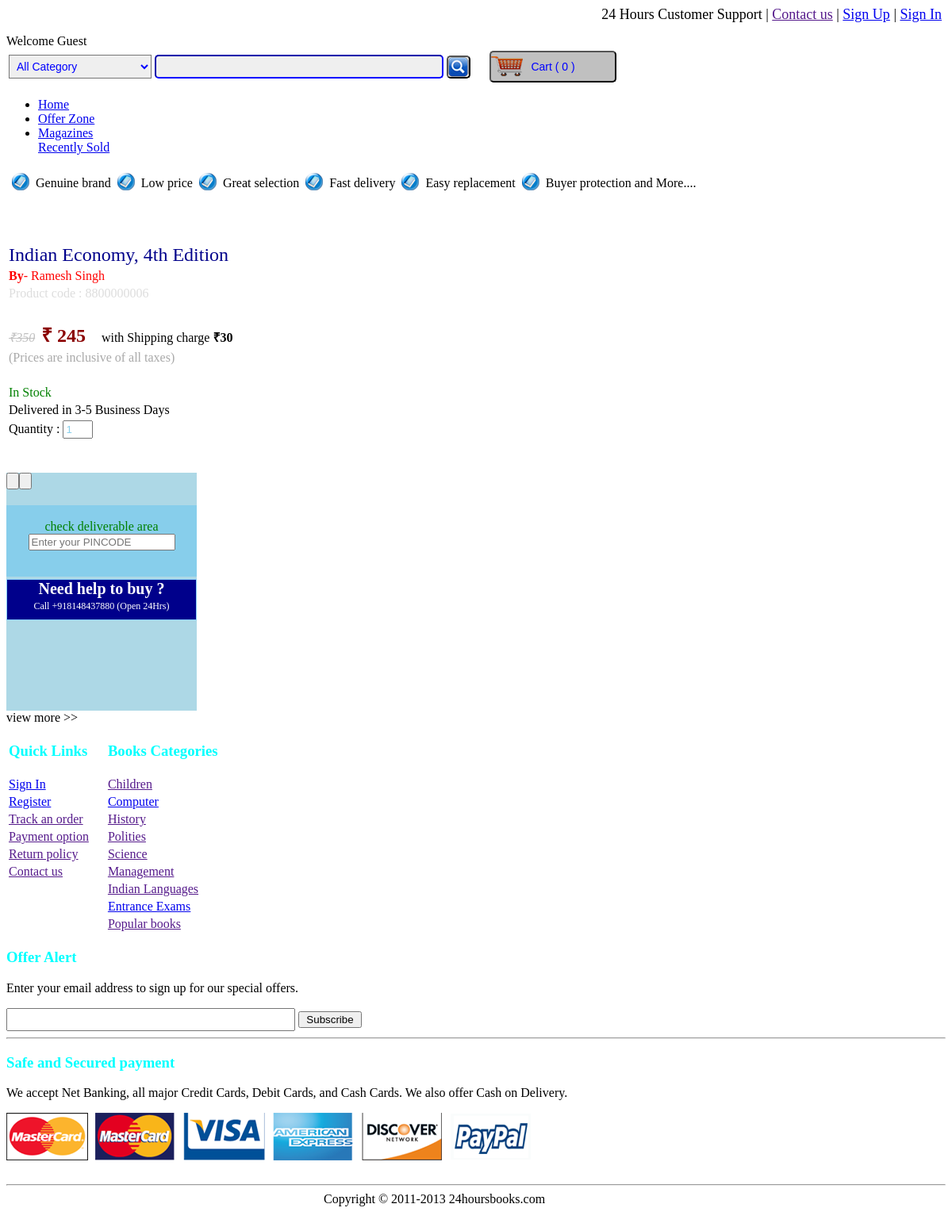
Page /bookdetails.php?product-no=8800000006 on the committed database.
### tables this page shows
CREATE TABLE IF NOT EXISTS `book_details` (
  `product_no` bigint(10) NOT NULL,
  `isbn` varchar(10) NOT NULL,
  `title` varchar(100) NOT NULL,
  `publisher` varchar(50) NOT NULL,
  `category` varchar(20) NOT NULL,
  `year_of_publication` int(4) NOT NULL,
  `no_of_pages` int(5) NOT NULL,
  `language` varchar(10) NOT NULL,
  `author` varchar(50) NOT NULL,
  `price` int(5) NOT NULL,
  `no_of_books` int(10) NOT NULL,
  `discount` int(5) NOT NULL,
  `image` varchar(100) NOT NULL,
  PRIMARY KEY (`product_no`)
);

### bookdetails.php (the view, shortened to what this page needs)
<!DOCTYPE html>
<html>
    <head>
        <link rel="stylesheet" type="css" href="cssfiles/index-page.css">
        <link rel="stylesheet" type="css" href="cssfiles/bookdetails-page.css">
    </head>
    <body>
        <div class="MainContainer">
            <div class="HeaderContainer">
               <?php
		include("includes/header.inc.php");
		?>
           </div>
           <div class="MainBody">
               <div class="BookDetailsDisplayer">
                   <?php
                   $ok=mysql_query('select * from book_details');
                   if($ok)
                   {
                        while($result=mysql_fetch_array($ok))
                        {
                            if($result['product_no']==$_GET['product-no'])
                            {
                            echo "<div class='Image'>";
                                if($result['discount']>0)
                                    echo "<div id='discount'><br><b style='color:white;'>$result[11]%</b></div>";
                                else
                                    echo "<div id='discount' style='background-image:url(BookStore/blank.png)'></div>";
                            echo "</div>";
                            echo "<div class='BookInfo'>";
                                echo "<table width='500px'><tr><td><span style='color:darkblue;font-size: 24px;'>$result[title]</span></td></tr>".
                                         "<tr><td><span style='color:red;'><b>By</b>- $result[author]</span></td></tr>".
                                         "<tr><td><span style='color:#ddd;'>Product code : $result[product_no]</span></td></tr>".
                                         "<tr><td>&nbsp;</td></tr>";
                                if($result['discount']>0)
                                {
                                    $sellingPrice=round($result['price']-$result['price']*$result['discount']/100);
                                    echo "<tr><td><span style='color:silver;text-decoration:line-through;'><i>₹$result[price]</i></span>".
                                             "&nbsp;&nbsp;<span style='color:darkred;font-size:24px'><b>₹ $sellingPrice</b></span>";
                                }
                                else
                                {
                                    echo "<tr><td><span style='color:darkred;font-size:24px'><b>₹ $result[price]</b></span>";
                                    $sellingPrice=$result['price'];
                                }
                                if($sellingPrice>299)
                                {
                                    echo "&nbsp;&nbsp;&nbsp;&nbsp;<span style='color:stateblue;'> with <span style='color:green;'><b>FREE</b></span> Shipping</span></tr></td>";
                                }
                                else
                                {
                                   echo "&nbsp;&nbsp;&nbsp;&nbsp;<span style='color:stateblue;'> with Shipping charge <b>₹30</b></span></tr></td>";
                                }
                                echo "<tr><td><span style='color:darkgray;'> (Prices are inclusive of all taxes)</span></td></tr><br><tr><td>&nbsp;</td></tr>";
                                if($result['no_of_books']>0)
                                {
                                    echo "<tr><td><span style='color:green;'>In Stock</span></td></tr>";
                                    echo "<tr><td><span style='color:stateblue;'>Delivered in 3-5 Business Days</span></td></tr>";
                                    echo "<tr><td><span style='color:stateblue;'>Quantity : </span><input id='quantity' type='text' value='1' style='color:skyblue;width:30px;padding:2px;'></td></tr>";
                                }
                                else
                                {
                                    echo "<tr><td><span style='color:red;'>Out Of Stock</span></td></tr>";
                                    echo "<tr><td><span style='color:stateblue;'>Delivered in 3-5 Business Days</span></td></tr>";
                                }
                                echo "</table>";
                           echo "</div>";
                           echo "<div class='Bynow'>".
                                     "<div style='height:300px;width:240px;margin-top:40px;background-color:lightblue'>";
                                     if($result['no_of_books']>0)
                                        echo "<input id='buy-now' type='button' onclick='buy()'>";
                                     else
                                        echo "<input disabled id='buy-now' type='button' onclick='buy()'>";
                                     echo "<input id='add-to-wishlist' type='button' onclick='addProductIntoWishlist()'>".
                                          "<div style='text-align:center;height:90px;width:240px;margin-top:20px;background-color:skyblue'>".
                                                "<br><span style='color:green;'>check deliverable area</span>".
                                                "<input id='check-pincode' maxlength='6' placeholder='Enter your PINCODE' type='text'>".
                                          "</div>".
                                          "<div style='text-align:center;height:50px;width:238px;margin:3px 0px;background-color:darkblue;border:1px solid lightskyblue;'>".
                                          "<span style='color:white;font-size:20px;'><b>Need help to buy ?</b></span>".
                                          "<br><span style='color:white;font-size:12px;'>Call +918148437880 (Open 24Hrs)</span>".
                                          "</div>".
                                     "</div>".
                                "</div>";
                           echo "<div class='ViewDetails'><span id='view-more'>view more >></span><span id='hide-details' hidden>hide details >></span></div>";
                           break;
                            }
                        }
                    }
                   ?>
               </div>
           </div>
        </div>
        <div class="Footer">
        <?php
        include("includes/footer.inc.php");
        ?>
        </div>
    </body>
</html>

### rows in the picture
book_details: title "Indian Economy, 4th Edition", author "Ramesh Singh", product_no "8800000006", price "350", sellingPrice "245", shows "with Shipping charge"
